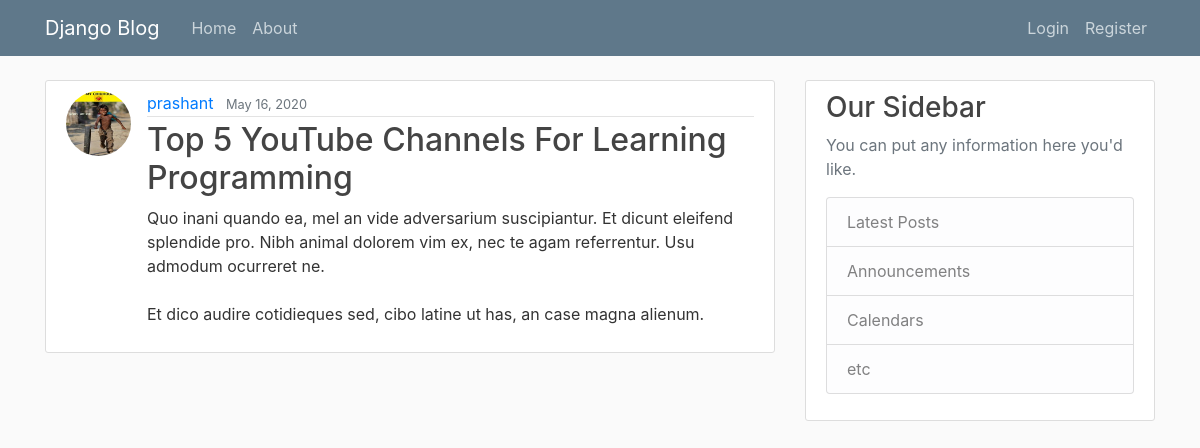
The page /post/35/ on the database its author committed.
### blog/models.py (models this page shows, shortened)
class Post(models.Model):
    title = models.CharField(max_length=100)
    content = models.TextField()
    date_posted = models.DateTimeField(default=timezone.now)
    author = models.ForeignKey(User, on_delete=models.CASCADE)

### users/models.py (models this page shows, shortened)
class Profile(models.Model):
    user = models.OneToOneField(User, on_delete=models.CASCADE)
    image = models.ImageField(default='default.jpg', upload_to='profile_pics')

### blog/views.py (the view)
# urls.py: path('post/<int:pk>/', PostDetailView.as_view(), name='post-detail'),
class PostDetailView(DetailView):
    model = Post

### blog/templates/blog/post_detail.html (shortened to what this page needs)
{% extends "blog/base.html" %}
{% block content %}
    <article class="media content-section">
        <img class="rounded-circle article-img" src="{{ object.author.profile.image.url }}">
          <div class="media-body">
            <div class="article-metadata">
              <a class="mr-2" href="{% url 'user-posts' object.author.username %}">{{ object.author }}</a>
              <small class="text-muted">{{ object.date_posted|date:"F d, Y" }}</small>
            </div>
            <h2 class="article-title">{{ object.title }}</h2>
            <p class="article-content">{{ object.content }}</p>
          </div>
    </article>
{% endblock content %}

### blog/static/blog/main.css (style rules this page uses)
body { background: #fafafa; color: #333333; margin-top: 5rem; }
h1, h2, h3, h4, h5, h6 { color: #444444; }
.content-section { background: #ffffff; padding: 10px 20px; border: 1px solid #dddddd; border-radius: 3px; margin-bottom: 20px; }
.article-title { color: #444444; }
.article-content { white-space: pre-line; }
.article-img { height: 65px; width: 65px; margin-right: 16px; }
.article-metadata { padding-bottom: 1px; margin-bottom: 4px; border-bottom: 1px solid #e3e3e3 }

### rows shown on the page
Post: author.profile.image (placeholder picture), author "prashant", date_posted "May 16, 2020", title "Top 5 YouTube Channels For Learning Programming", content "Quo inani quando ea, mel an vide adversarium suscipiantur. Et dicunt eleifend splendide pro. Nibh animal dolorem vim ex, nec te agam referrentur. Usu admodum ocurreret ne. Et dico audire cotidieques sed, cibo latine ut has, an case magna alienum."
